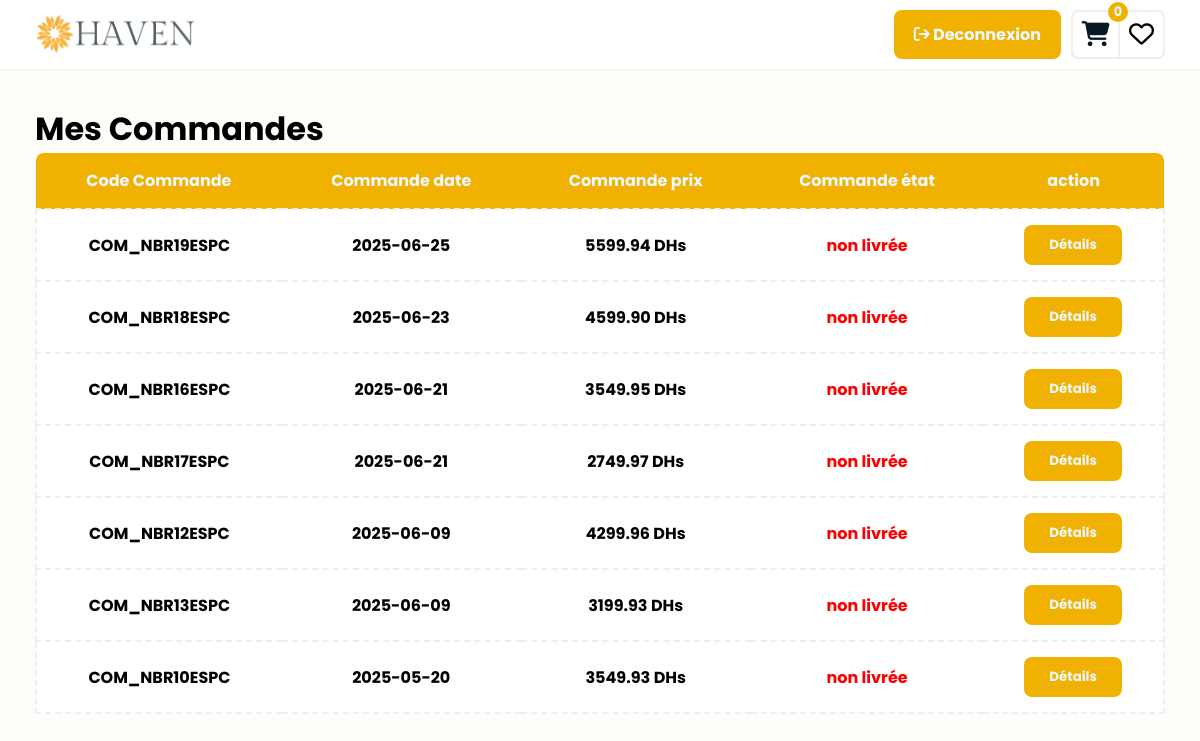
Page /commandes.php (signed in) on the committed database.
### tables this page shows
CREATE TABLE `commande` (
  `commande_id` int(11) NOT NULL,
  `commande_date` date NOT NULL,
  `prix_totale` decimal(15,2) NOT NULL,
  `client_id` int(11) NOT NULL
);

### commandes.php (the view, shortened to what this page needs)
<?php
require("database.php");
$sql = "SELECT * FROM commande where client_id = ? ORDER BY commande_date DESC";
$stmt = $conn->prepare($sql);
$stmt->execute([$_SESSION["client_id"]]);
$commandes = $stmt->fetchAll(PDO::FETCH_ASSOC);
$sql = "SELECT * FROM pannier where client_id = ?";
$stmt = $conn->prepare($sql);
$stmt->execute([$_SESSION["client_id"]]);
?>
<!DOCTYPE html>
<html lang="en">
<head>
    <link rel="stylesheet" href="css/commandes.css">
    <link rel="stylesheet" href="css/all.min.css">
</head>
<body>
    <header>
        <div class="logo">
            <a href="homepage.php"><img src="imgs/logoLight.png" alt="img"></a>
        </div>
        <form method="post" class="btns">
            <button type="submit" name="deconnexion"><i class="fa-solid fa-arrow-right-from-bracket"></i> Deconnexion</button>
            <div class="wrapper">
                <button type="button" class="pannier"><span><?php echo $stmt->rowCount() ?></span><a href="pannier.php"><i class="fa-solid fa-cart-shopping"></i></a></button>
                <button><i class="fa-regular fa-heart"></i></button>
            </div>
        </form>
    </header>
    <div class="main-section">
        <h1>Mes Commandes</h1>
        <table>
            <thead>
                <tr>
                    <th>Code Commande</th>
                    <th>Commande date</th>
                    <th>Commande prix</th>
                    <th>Commande état</th>
                    <th>action</th>
                </tr>
            </thead>
            <tbody>
                <?php foreach($commandes as $commande) { ?>
                <tr>
                    <td>COM_NBR<?= $commande['commande_id'] ?>ESPC</td>
                    <td><?= $commande['commande_date'] ?></td>
                    <td><?= $commande['prix_totale'] ?> DHs</td>
                    <td style="color: red;">non livrée</td>
                    <td>
                        <form action="" method="POST">
                            <button type="submit" name="details">Détails</button>
                        </form>
                    </td>
                </tr>
                <?php } ?>
            </tbody>
        </table>
    </div>
</body>
</html>

### css/commandes.css (style rules this page uses)
* { padding: 0; margin: 0; box-sizing: border-box; font-family: poppins, arial; }
:root { --mainColor: rgb(241, 177, 0); --darkColor: #061623; --lightColor: aliceblue; }
body { background-color: rgb(255, 253, 249); }
header { display: flex; border-bottom: 1.5px solid #eee; justify-content: space-between; background-color: white; align-items: center; padding: 10px 35px; }
header .logo img { width: 160px; margin-bottom: -5px; }
header .btns { display: flex; gap: 10px; }
header .btns > button:first-child { background-color: var(--mainColor); border: none; outline: none; border-radius: 8px; padding: 10px 20px; font-size: 16px; font-weight: 600; color: var(--lightColor); cursor: pointer; }
header .btns .wrapper { display: flex; border: 2px solid #eee; border-radius: 7px; }
header .btns .wrapper button { background-color: transparent; border: none; outline: none; width: 45px; height: 45px; font-size: 25px; cursor: pointer; position: relative; }
header .btns .wrapper button a { text-decoration: none; color: var(--darkColor); }
header .btns .wrapper .pannier span { background-color: var(--mainColor); border-radius: 50%; min-width: 20px; min-height: 20px; position: absolute; top: -10px; right: -10px; font-size: 13px; display: flex; justify-content: center; align-items: center; font-weight: 600; color: var(--lightColor); z-index: 100; }
header .btns .wrapper button:last-child { border-left: 2px solid #eee; }
.main-section { padding: 35px; }

### rows in the picture
commande: commande_id "19", commande_date "2025-06-25", prix_totale "5599.94"
commande: commande_id "18", commande_date "2025-06-23", prix_totale "4599.90"
commande: commande_id "16", commande_date "2025-06-21", prix_totale "3549.95"
commande: commande_id "17", commande_date "2025-06-21", prix_totale "2749.97"
commande: commande_id "12", commande_date "2025-06-09", prix_totale "4299.96"
commande: commande_id "13", commande_date "2025-06-09", prix_totale "3199.93"
commande: commande_id "10", commande_date "2025-05-20", prix_totale "3549.93"

### other values in the picture
$stmt->rowCount() "0"
